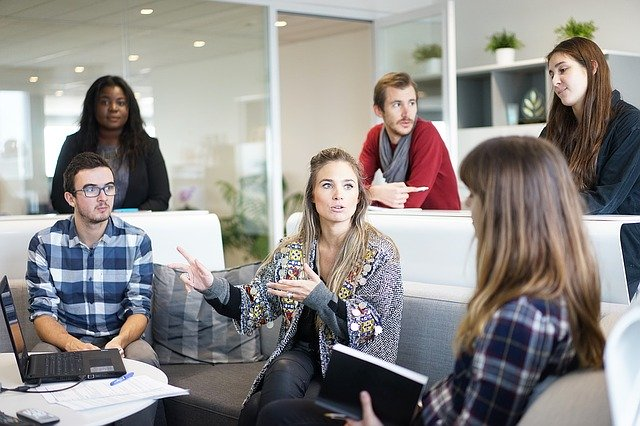
#> input picture Open cv/images/img_6_6.jpg, 640 x 426 px
$ python c3_HOG_Detector.py
#> lines starting #> are read from the running program, lines starting #| are printed output that depends on the picture
### Open cv/c3-machine-learning/imgRead.py
# -*- coding: utf-8 -*-
"""
Created on Mon Jul 22 12:32:23 2024

@author: leehj
"""

import cv2

# 영상을 불러오기
def imgRead(imgPath, imgReadType, imgResWidth, imgResHeight):
#> called with imgPath = '../images/img_6_6.jpg', imgReadType = 0, imgResWidth = 320, imgResHeight = 240
    img = cv2.imread(imgPath, imgReadType)
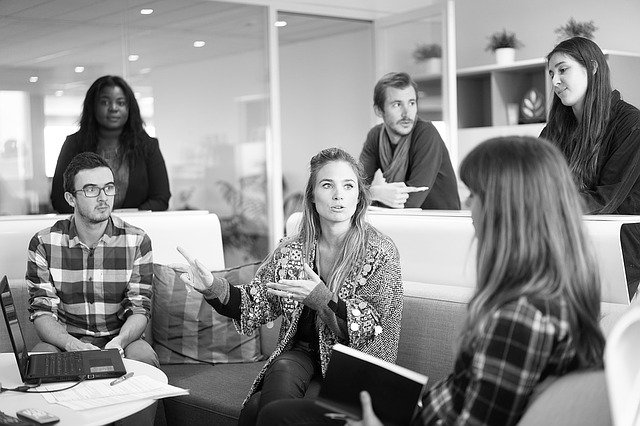
#> img: shape (426, 640); min 0, max 255, mean 139.9
    if imgResHeight != 0 | imgResWidth != 0:
        img = cv2.resize(img, (imgResWidth, imgResHeight))
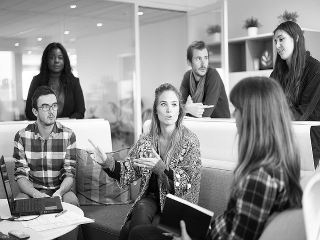
#> img: shape (240, 320); min 0, max 255, mean 139.8
    return img

### Open cv/c3-machine-learning/createFolder.py
# -*- coding: utf-8 -*-
"""
Created on Mon Jul 22 12:32:09 2024

@author: leehj
"""

import os

# 폴더 생성하기
def createFolder(dir):
    try:
        if not os.path.exists(dir):
            os.makedirs(dir)
    except OSError:
        print ('Error: createFolder')

### Open cv/c3-machine-learning/c3_HOG_Detector.py
# -*- coding: utf-8 -*-
"""
Created on Mon Jul 22 12:17:48 2024

@author: leehj
"""

# HOG, LBP 기반 사람, 얼굴 검출 예제 (c3_HOG_LBP_Detection.py)

# 관련 라이브러리 선언
import cv2
from imgRead import imgRead
from createFolder import createFolder

# 영상 읽기
img1 = imgRead("../images/img_6_6.jpg", cv2.IMREAD_GRAYSCALE, 320, 240)
img2 = imgRead("../images/img50.jpg", cv2.IMREAD_GRAYSCALE, 320, 240)
#> call 2 of imgRead, with imgPath = '../images/img50.jpg', imgReadType = 0, imgResWidth = 320, imgResHeight = 240
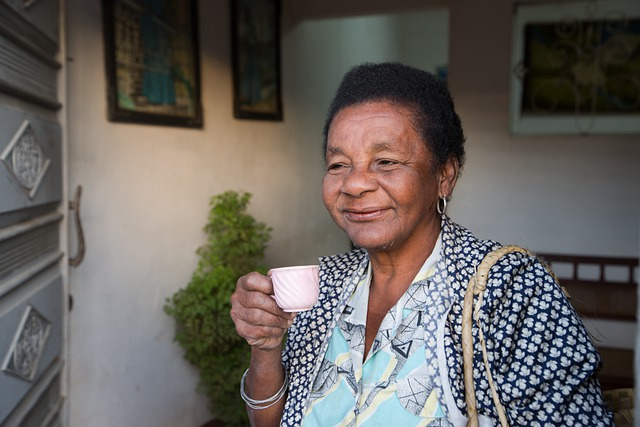
#> input picture Open cv/images/img50.jpg, 640 x 427 px
#> in imgRead (call 2), `img = cv2.imread(imgPath, imgReadType)`:
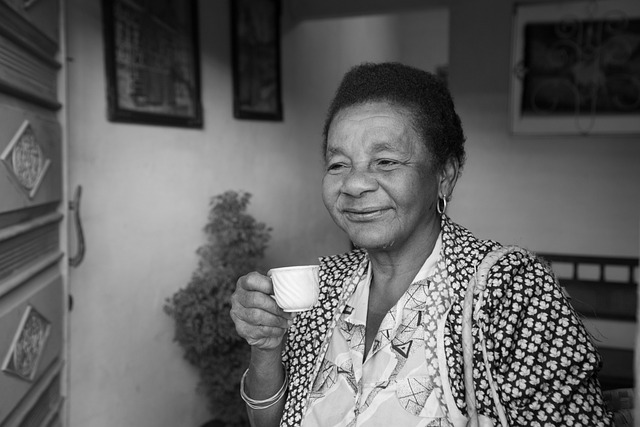
#> img: shape (427, 640); min 0, max 255, mean 98.8
#> in imgRead (call 2), `img = cv2.resize(img, (imgResWidth, imgResHeight))`:
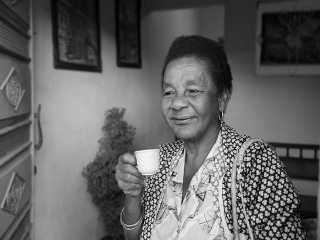
#> img: shape (240, 320); min 1, max 252, mean 98.7

# HOG 기반 사람검지
hog = cv2.HOGDescriptor()
hog.setSVMDetector(cv2.HOGDescriptor_getDefaultPeopleDetector())
(hog_peoples, weights) = hog.detectMultiScale(img1, winStride=(8,8), padding=(32,32), scale=1.05)
#> hog_peoples = [[249, 0, 71, 139]]; weights = [1.18]

# LBP 기반 얼굴검지
lbp_cascade = cv2.CascadeClassifier('lbpcascade_frontalface_improved.xml')
lbp_faces = lbp_cascade.detectMultiScale(img2, 1.5, 1)
#> lbp_faces = [[159, 83, 45, 45]]

# 결과 영상 출력
res1 = cv2.cvtColor(img1, cv2.COLOR_GRAY2BGR)
for (x, y, w, h) in hog_peoples:
    cv2.rectangle(res1, (x, y), (x + w, y + h), (255, 0, 0), 2)
#> this loop made 1 pass
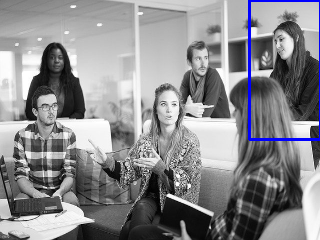
#> res1: shape (240, 320, 3); mean B, G, R 141.2, 138.2, 138.2

res2 = cv2.cvtColor(img2, cv2.COLOR_GRAY2BGR)
for (x, y, w, h) in lbp_faces:
    cv2.rectangle(res2, (x, y), (x + w, y + h), (255, 0, 0), 2)
#> this loop made 1 pass
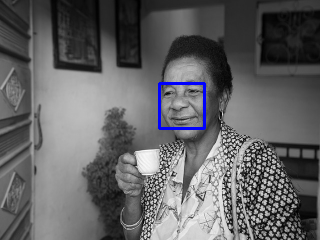
#> res2: shape (240, 320, 3); mean B, G, R 99.7, 97.9, 97.9

displays = [("input1", img1),
            ("res1", res1),
            ("input2", img2),
            ("res2", res2)]
for (name, out) in displays:
    cv2.imshow(name, out)
#> this loop made 4 passes
#> name on passes 1 to 4: 'input1', 'res1', 'input2', 'res2'

# 키보드 입력을 기다린 후 모든 영상창 닫기
cv2.waitKey(0)
cv2.destroyAllWindows()

# 영상 저장
save_dir = "../code_res_imgs/c3_HOG_LBP_Detection"
createFolder(save_dir)
for (name, out) in displays:
    cv2.imwrite(save_dir + "/" + name + ".jpg", out)
